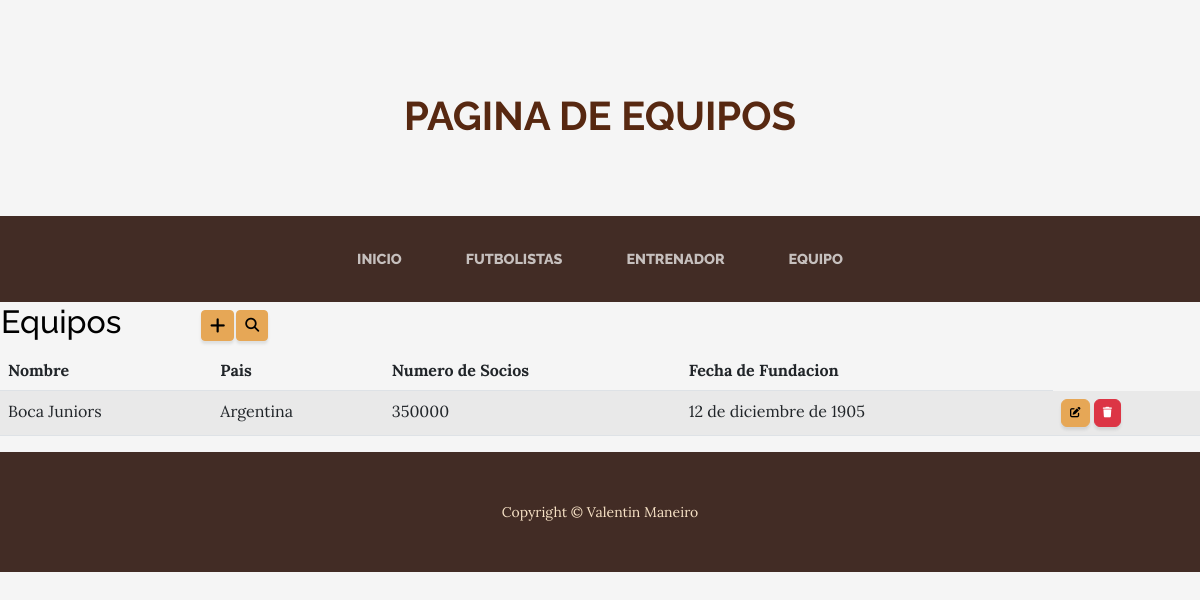
Screenshot of /equipo/ with the database file from the repository.
### aplicacion/models.py (models this page shows)
class Equipo(models.Model):
    nombre = models.CharField(max_length=60)
    pais = models.CharField(max_length=60)
    nroSocios = models.IntegerField()
    fechaFundacion = models.DateField()

### aplicacion/views.py (the view)
# urls.py: path('equipo/', EquipoList.as_view(), name = "equipo"),
class EquipoList(ListView):
    model = Equipo

### aplicacion/templates/aplicacion/equipo_list.html (shortened to what this page needs)
{% extends 'aplicacion/base.html' %}
{% load static %}
{% block titulo %}
    Pagina de Equipos
{% endblock titulo %}
{% block contenido %}
    <table>
        <tr>
            <td width="200"><h2>Equipos</h2></td>
            <td>
                <a
                href="{% url 'añadir_equipo' %}"
                class="btn btn-primary btn-sm"
                >
                </a>
            </td>
            <td>
                <a
                href="{% url 'buscar_equipo' %}"
                class="btn btn-primary btn-sm"
                ><i class="fa-solid fa-magnifying-glass"></i>
                </a>
            </td>
        </tr>
    </table>
    <table class="table table-striped">
        <thead>
            <tr>
                <th>Nombre</th>
                <th>Pais</th>
                <th>Numero de Socios</th>
                <th>Fecha de Fundacion</th>
            </tr>
        </thead>
        <tbody>
        {% for equipo in equipo_list%}
        <tr>
            <td>{{ equipo.nombre }}</td>
            <td>{{ equipo.pais }}</td>
            <td>{{ equipo.nroSocios }}</td>
            <td>{{ equipo.fechaFundacion}}</td>
            <td>
                <a
                  href="{% url 'editar_equipo' equipo.id %}"
                  class="btn btn-primary"
                  style="--bs-btn-padding-y: .25rem; --bs-btn-padding-x: .5rem; --bs-btn-font-size: .75rem;"
                  >
                </a>
                <a
                  href="{% url 'borrar_equipo' equipo.id %}"
                  class="btn btn-danger"
                  style="--bs-btn-padding-y: .25rem; --bs-btn-padding-x: .5rem; --bs-btn-font-size: .75rem;"
                  >
                </a>
              </td>
        </tr>
        {% endfor %}
        </tbody>
    </table>
{% endblock contenido %}

### rows the page displays
Equipo: nombre "Boca Juniors", pais "Argentina", nroSocios "350000", fechaFundacion "12 de diciembre de 1905"
